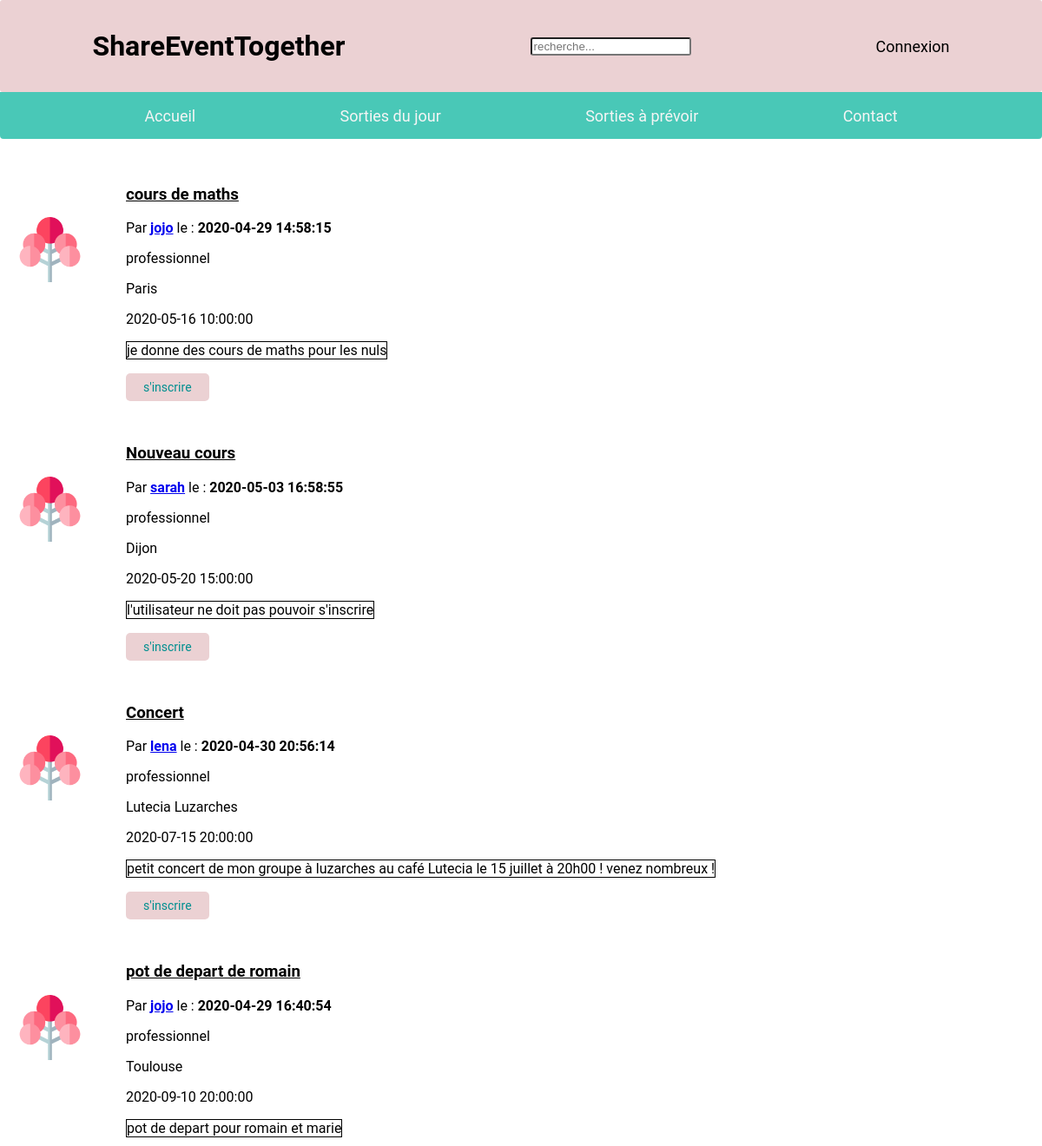
The app's page /php/sortieAPrevoir.php (upper part), older data.
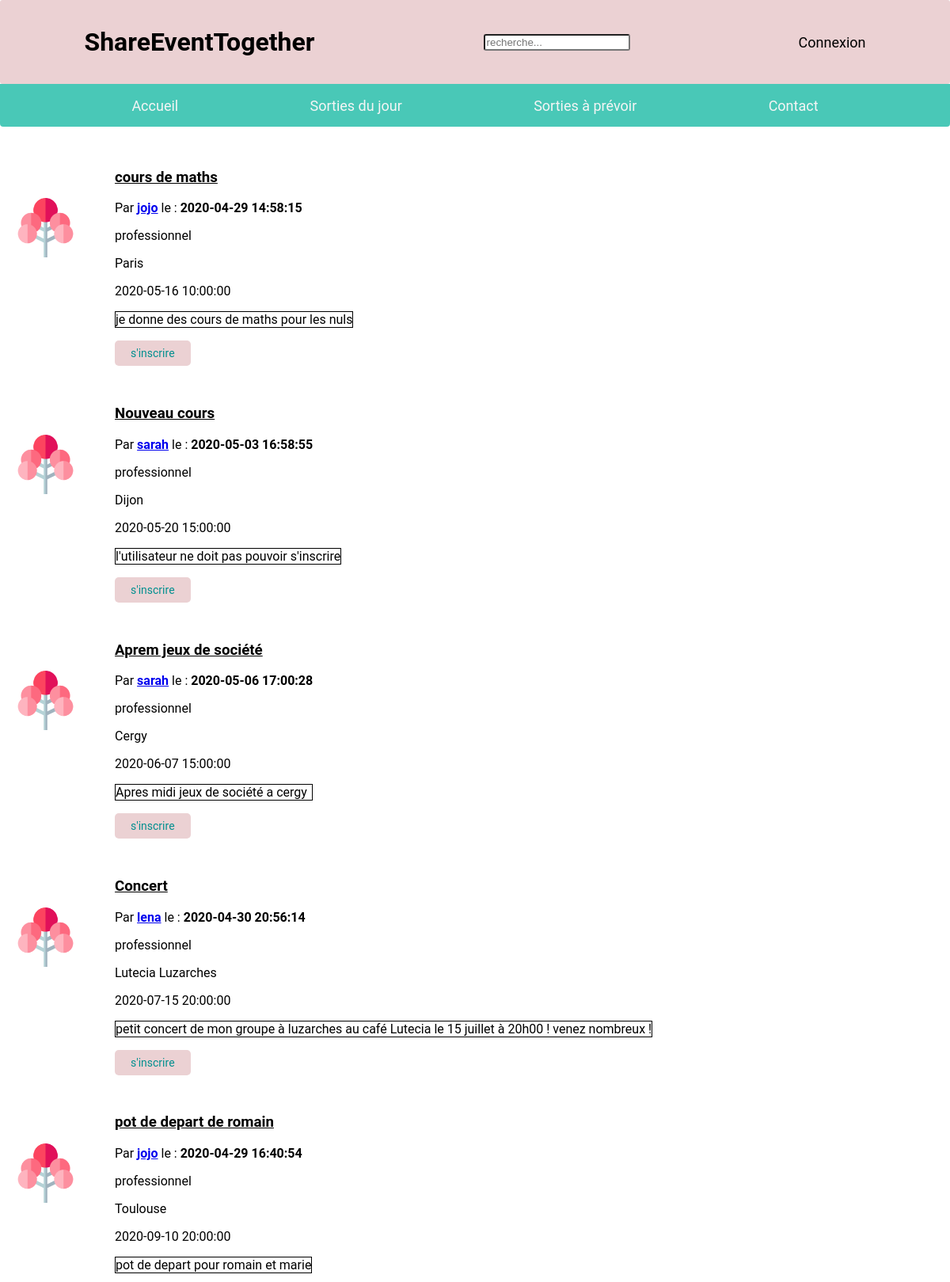
The same page, newer data.
### tables this page shows
CREATE TABLE `evenements` (
  `id_evenement` int(11) NOT NULL,
  `id_utilisateur` int(11) NOT NULL,
  `date_poste` datetime NOT NULL DEFAULT CURRENT_TIMESTAMP,
  `description` text NOT NULL,
  `date_evenement` datetime NOT NULL,
  `titre_evenement` varchar(250) NOT NULL,
  `id_karma` int(11) DEFAULT NULL,
  `lieu` varchar(255) DEFAULT NULL,
  `id_categorie` int(11) NOT NULL
);

CREATE TABLE `utilisateurs` (
  `id_utilisateur` int(11) NOT NULL,
  `prenom` varchar(100) NOT NULL,
  `nom` varchar(100) NOT NULL,
  `date_naissance` date NOT NULL,
  `adresse` varchar(250) NOT NULL,
  `code_postale` int(5) NOT NULL,
  `pays` varchar(100) NOT NULL,
  `telephone` int(10) NOT NULL,
  `mail` varchar(250) NOT NULL,
  `pseudo` varchar(100) NOT NULL,
  `mot_de_passe` varchar(255) NOT NULL,
  `type_utilisateur` varchar(50) NOT NULL,
  `ville` varchar(200) NOT NULL,
  `date_creation_utilisateur` datetime DEFAULT CURRENT_TIMESTAMP
);

### php/sortieAPrevoir.php (the view, shortened to what this page needs)
<!DOCTYPE html>
<html lang="fr">
<head>
    <link rel="stylesheet" href="../assets/css/sortie.css"/>
</head>
<body>
<?php
if (isset($_SESSION['username'])) {
    require("headerConnect.php");
} else {
    require("headerDisconnect.php");
}
?>
<?php
require("../controllers/bdd.php");
$reponse = $bdd->query('SELECT ut.* , ev.* FROM evenements as ev left join utilisateurs as ut
        on ev.id_utilisateur= ut.id_utilisateur where DATE(ev.date_evenement) > DATE(now()) order by DATE(ev.date_evenement) ASC');
while ($donnees = $reponse->fetch()) {
    ?>
    <div class="listOfEvent">
        <ul class="collectionItem">
            <div class="pictureEvent">
                <img id="imgTree" src="../assets/images/arbre_icon.png"/>
            </div>
            <div class="pictureEvent">
                <h3 class="titleOfEvent"><?php echo $donnees['titre_evenement']; ?> </h3>
                <p><?php echo "Par " ?> <b><a href="profilUser.php?id_user= <?php echo $donnees['id_utilisateur'] ?>"> <?php echo $donnees['pseudo'] ?></a></b> le : <b> <?php echo $donnees['date_poste'] ?></b></p>
                <p><?php echo $donnees['type_utilisateur']; ?></p>
                <p><?php echo $donnees['lieu']; ?></p>
                <p><?php echo $donnees['date_evenement']; ?></p>
                <p class="description"><?php echo $donnees['description']; ?></p>
                <?php
                if ($donnees['id_utilisateur'] !== $_SESSION['id_name']) {
                    ?>
                    <a class="inputListOfEvent"
                       href="../controllers/inscription.php?id_evenement= <?php echo $donnees['id_evenement']; ?>">
                        s'inscrire </a>
                    <?php
                }
                ?>
            </div>
        </ul>
    </div>
    <?php
}
?>
</body>
</html>

Row changes from the older to the newer data that the page shows:
added evenements: titre_evenement "Aprem jeux de société", id_utilisateur.pseudo "sarah", date_poste "2020-05-06 17:00:28", id_utilisateur.type_utilisateur "professionnel", lieu "Cergy", date_evenement "2020-06-07 15:00:00", description "Apres midi jeux de société a cergy"
